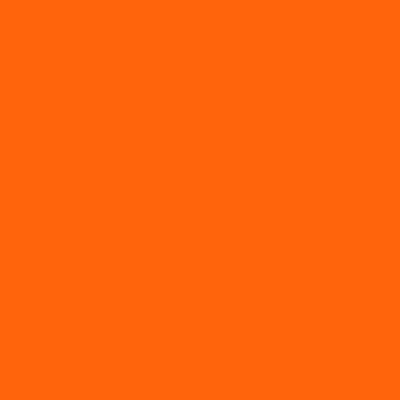
Frame 1 (no input)
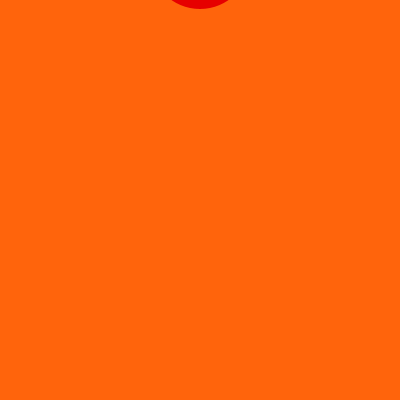
Frame 60 (the mouse pressed at the canvas centre just before this capture)
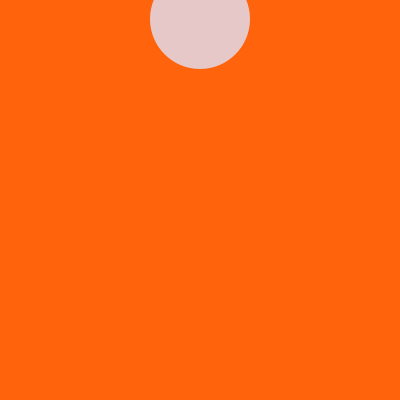
Frame 120 (the mouse held since frame 60 and released just before this capture)

The Processing sketch that drew these frames (run headless with seeded random() and noise(); from frame 60 on, the mouse is pressed at the canvas centre):

// Processing sketch: processing_7724
// ── processing_7724.pde

int c;// on the wall set a variable
void setup(){ // this runs once, at the beginning
  size(400,400); //size -must go first in set up
background(255);
noStroke();
c=-50; // set c=0
}
void draw(){ //this runs repeatedly untilll we press stop
background(255,100,12); // to erase de trace of the circle
ellipse(200,c%500 - 50,100,100);
fill(230,mouseY,mouseX);
c = c+1; // add 1 to c bigger number faster movement
}
